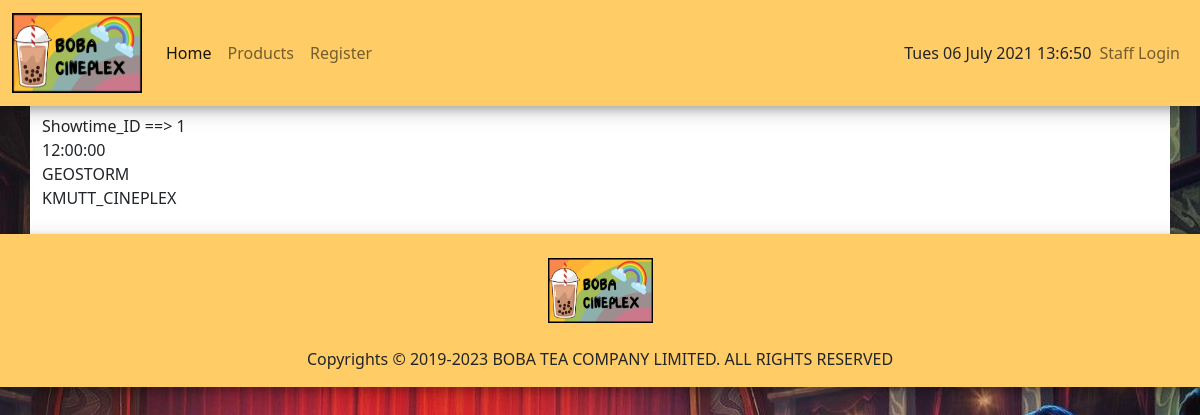
The app's page /selectTicket.php?Showtime_ID=1 with its own data.
### tables this page shows
CREATE TABLE `showtime` (
  `Showtime_ID` int(5) NOT NULL,
  `Movie_ID` int(5) NOT NULL,
  `Theater_ID` varchar(32) NOT NULL,
  `Showtime` time NOT NULL
);

CREATE TABLE `movie` (
  `Movie_ID` int(5) NOT NULL,
  `Movie_Name` char(64) NOT NULL,
  `Movie_Image` char(100) NOT NULL,
  `Date_In` char(64) NOT NULL,
  `Date_Out` char(64) NOT NULL,
  `Movie_Duration` int(32) NOT NULL,
  `Movie_Rating` double NOT NULL,
  `Movie_Fund` double NOT NULL,
  `Rating_Age` int(32) NOT NULL,
  `Movie_status` int(1) NOT NULL,
  `Movie_Description` varchar(600) NOT NULL,
  `Movie_Trailer` varchar(200) NOT NULL
);

CREATE TABLE `branch` (
  `Branch_ID` varchar(32) NOT NULL,
  `Branch_Name` varchar(64) NOT NULL,
  `Branch_Address` varchar(200) NOT NULL,
  `Branch_Tel` varchar(13) NOT NULL,
  `Number_Theater` int(2) NOT NULL,
  `OC_Time` varchar(64) NOT NULL
);

### selectTicket.php (the view, shortened to what this page needs)
<?php
  include('connection.php');
?>
<!DOCTYPE html>
<html lang="en">
<head>
    <link rel="stylesheet" type="text/css" href="style.css">
    <link href="css/bootstrap.min.css" rel="stylesheet">
</head>
<body style="background-image: url(bg.jpg);  background-position: center; background-attachment: fixed;">
    <nav class="navbar navbar-expand-lg navbar-light" style = "box-shadow: 0 4px 8px 0 rgba(0, 0,0, 0.2), 0 6px 20px 0 rgba(0,0,0, 0.19); background-color: #ffcc66;">        <div class="container-fluid">
          <a class="navbar-brand" href="index.php"><img src="LogoColor.png" alt = "BobaByBoat" width="130px" height="80px"/></a>
          <div class="collapse navbar-collapse" id="navbarSupportedContent">
            <ul class="navbar-nav me-auto mb-2 mb-lg-0">
              <li class="nav-item">
                <a class="nav-link active" aria-current="page" href="index.php">Home</a>
              </li>
              <li class="nav-item">
                <a class="nav-link" href="product.php">Products</a>
              </li>
              <li class="nav-item">
                <a class="nav-link" href="register.php">Register</a>
              </li>
            </ul>
            <span id="date">  </span>
            <ul class="navbar-nav me-6 mb-2 mb-lg-0">
              <li class="nav-item">
                <a class="nav-link" href="login.php">Staff Login</a>
              </li>
            </ul>
          </div>
        </div>
      </nav>
    <div class ="container bg-white pt-2 pb-4 ">
        <?php
        if(isset($_GET["Showtime_ID"])){
            $showtime_id = $_GET["Showtime_ID"];
            echo "Showtime_ID ==> ". $_GET["Showtime_ID"];
            $shwSQL = "SELECT DISTINCT showtime.* , movie.* ,branch.*  FROM showtime
            INNER JOIN
            movie ON showtime.Movie_ID = movie.Movie_ID
            INNER JOIN
            theater ON theater.Theater_ID = showtime.Theater_ID
            INNER JOIN
            branch ON theater.Branch_ID = branch.Branch_ID AND showtime.Showtime_ID = $showtime_id";
            $showQuery= mysqli_query($conn,$shwSQL);
            $showResult = mysqli_fetch_array($showQuery);
            echo "<br>".$showResult['Showtime']."<br>".$showResult['Movie_Name']."<br>".$showResult['Branch_Name'];
        }
        ?>
    </div>
    <div class="footer-area footer-padding" style="padding-bottom: 0; width: 100%; ">
        <div class="row" style="background-color: #ffcc66; padding-top: 2%; box-shadow: 0 4px 8px 0 rgba(0, 0,0, 0.2), 0 6px 20px 0 rgba(0,0,0, 0.19);" >
        <div style="flex: 1; width: 100%;">
            <div class="logo" style=" text-align: center;">
            <img
                src="LogoColor.png"
                style="width: 105px; height: 65px;"
                alt=""
            />
            </div>
            <br>
            <div class="footer-copy-right">
            <p style="text-align:center">
                Copyrights © 2019-2023 BOBA TEA COMPANY LIMITED. ALL RIGHTS
                RESERVED
            </p>
            </div>
        </div>
        </div>
    </div>
</body>
</html>

### style.css (style rules this page uses)
* { margin: 0; padding: 0; box-sizing: border-box; }
body { margin: 0; padding: 0; }

### records on screen
showtime: Showtime "12:00:00", Movie_ID.Movie_Name "GEOSTORM", branch.Branch_Name "KMUTT_CINEPLEX"

### other values on screen
$_GET["Showtime_ID"] "1"
